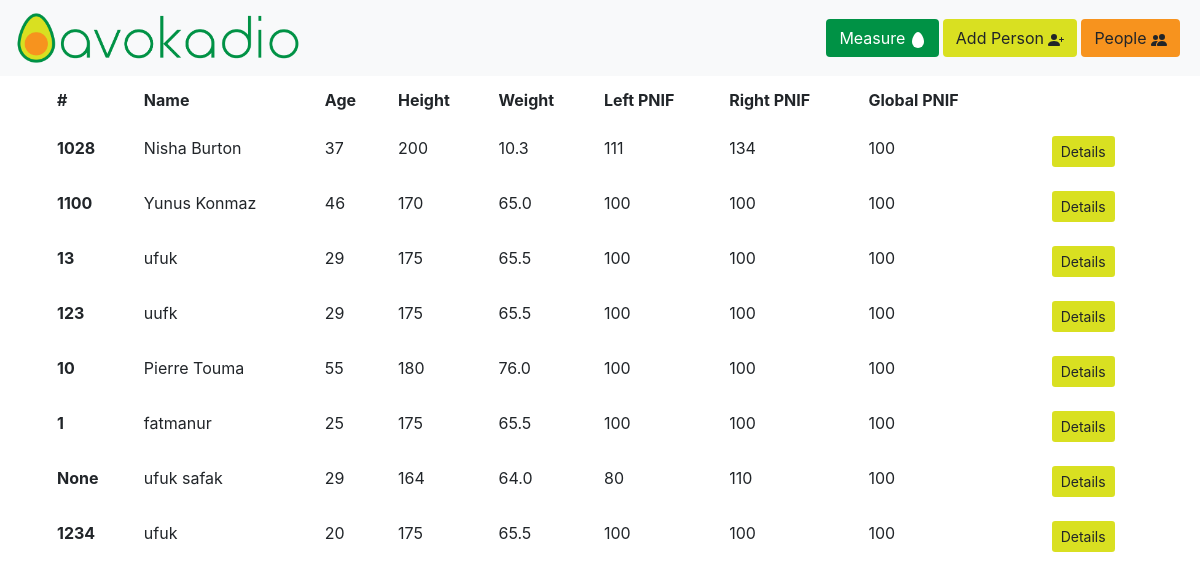
The page / on the database its author committed.
### app.py (models this page shows)
class users(db.Model):
	id 			= db.Column(db.Integer, unique=True, primary_key=True)
	userno 		= db.Column(db.String(10)) #TODO: change to integer
	name 		= db.Column(db.String(10))
	phone 		= db.Column(db.Integer)
	gender 		= db.Column(db.String(10))
	height 		= db.Column(db.Integer)
	weight		= db.Column(db.Integer)
	leftpnif	= db.Column(db.Integer)
	rightpnif	= db.Column(db.Integer)
	globalpnif	= db.Column(db.Integer)
	birthyear	= db.Column(db.Integer)
	note		= db.Column(db.Integer)

### app.py (the view)
@app.route("/")
def people():
	print(rec_folder)
	return render_template("users.html", ip=config["ip"] ,config=config,users=users.query.all(), theme=theme, url=links["people"])

### templates/users.html (shortened to what this page needs)
<!doctype html>
<html lang="en">
  <head>
    <link href="../static/bootstrap/css/bootstrap.css" rel="stylesheet">
	<link href="../static/bootstrap/css/bootstrap_site.min.css" rel="stylesheet">
	<link href="../static/bootstrap/css/fontawesome-all.css" rel="stylesheet">
  </head>
  <body>
<div id="app">
    <nav class="navbar sticky-top navbar-expand-lg navbar-{{theme}} bg-{{theme}}">
        <a class="navbar-brand" href="http://{{ip}}/{{url}}">
            <img v-on:click="changeTheme" src="/static/logo/{{theme}}/avokadio.png" height="50" class="d-inline-block align-top" alt="">
        </a>
       <div class="collapse navbar-collapse" id="navbarNav">
          <a class="btn mr-1 my-sm-0" style="background-color:#009245;color:white;" href="../measure" role="button">Measure
            <svg width="1em" height="1em" viewBox="0 0 16 16" class="bi bi-egg-fill" fill="currentColor" xmlns="http://www.w3.org/2000/svg">
              <path d="M14 10a6 6 0 0 1-12 0C2 5.686 5 0 8 0s6 5.686 6 10z"/>
            </svg>
           </a>
           <a class="btn mr-1 my-sm-0" style="background-color:#d9e021;" href="../newperson" role="button">Add Person
           </a>
           <a class="btn mr-1 my-sm-0" style="background-color:#f7931e;" href="../" role="button">People
           </a>
      </div>
    </nav>
    <section class="container">
        {% if users %}
        <table class="table table-responsive-lg table-hover table-borderless">
        <thead>
          <tr>
            <th scope="col">#</th>
            <th scope="col">Name</th>
            <th scope="col">Age</th>
            <th scope="col">Height</th>
            <th scope="col">Weight</th>
            <th scope="col">Left PNIF</th>
            <th scope="col">Right PNIF</th>
            <th scope="col">Global PNIF</th>
            <th scope="col"></th>
            <th scope="col"></th>
          </tr>
        </thead>
        <tbody>
        {%for user in users%}
        <tr>
          <th scope="row">{{user.userno}}</th>
          <td><a class="text-reset" href="http://{{ip}}/people/{{user.userno}}">{{user.name}}</a></td>
          <td>{{2020-user.birthyear}}</td>
          <td>{{user.height}}</td>
          <td>{{user.weight/10}}</td>
          <td>{{user.leftpnif}}</td>
          <td>{{user.rightpnif}}</td>
          <td>{{user.globalpnif}}</td>
          <td></td>
          <td><a class="btn btn-sm" style="background-color:#d9e021;" href="http://{{ip}}/people/{{user.userno}}" role="button">Details</a></td>
        </tr>
        {%endfor%}
  </tbody>
</table>
        {% endif %}
    </section>
</div>
  </body>
</html>

### rows shown on the page
users: userno "1028", 2020-user.birthyear "37", height "200", user.weight/10 "10.3", leftpnif "111", rightpnif "134", globalpnif "100"
users: userno "1100", 2020-user.birthyear "46", height "170", user.weight/10 "65.0", leftpnif "100", rightpnif "100", globalpnif "100"
users: userno "13", 2020-user.birthyear "29", height "175", user.weight/10 "65.5", leftpnif "100", rightpnif "100", globalpnif "100"
users: userno "123", 2020-user.birthyear "29", height "175", user.weight/10 "65.5", leftpnif "100", rightpnif "100", globalpnif "100"
users: userno "10", 2020-user.birthyear "55", height "180", user.weight/10 "76.0", leftpnif "100", rightpnif "100", globalpnif "100"
users: userno "1", 2020-user.birthyear "25", height "175", user.weight/10 "65.5", leftpnif "100", rightpnif "100", globalpnif "100"
users: 2020-user.birthyear "29", height "164", user.weight/10 "64.0", leftpnif "80", rightpnif "110", globalpnif "100"
users: userno "1234", 2020-user.birthyear "20", height "175", user.weight/10 "65.5", leftpnif "100", rightpnif "100", globalpnif "100"
